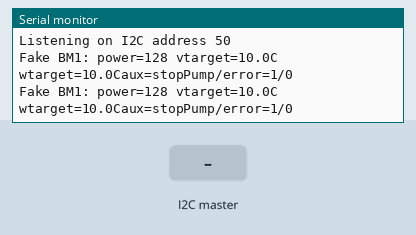
Recording of a sketch running on a simulated Arduino Nano, built with avr-gcc and run on an emulated ATmega328P. Shown: the last lines printed to the serial monitor. The inputs (shaded band) are chosen by the test bench.

Above: at 4.2 s.
4.3 s: the I2C master sends the byte 1
At 6.64 s:
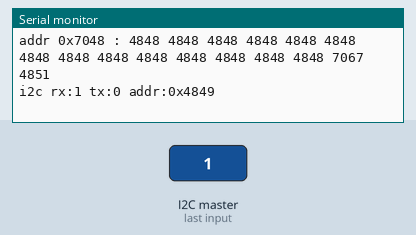
11.1 s: the I2C master sends the byte 0
At 11.68 s:
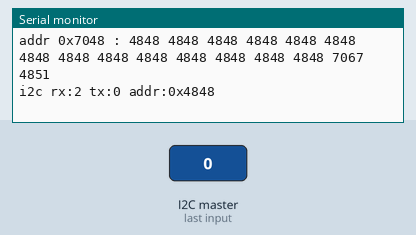
Timing chart, 0 to 14.1 s (numbered marks = the images above; inputs shaded):
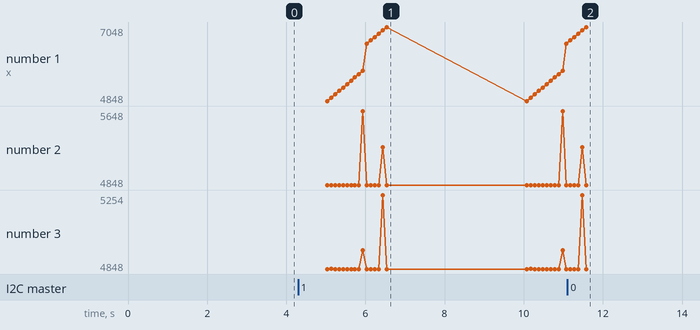

The sketch:

cerastarI2C.ino
```cpp
//
// Decoy BM1 Bus Module for Junkers Cerastar gas furnaces.
//
// Board:   Arduino Nano with ATmega328
// Serial:  9600,8,n,1
// I2C:     30 kHz, 5V, I2C Target at bus addr 0x50
//          pin 27=A4=SDA1 28=A5=SCL1
// Gas furnace mainboard conn "ST9 TA":
//          pin6(left)=SCL pin5=SDA pin4=5V pin3=GND pin2=n/a pin1=24V
// Arduino<->ST9 wiring:
//          pin 27/A4/SDA1-->ST9:pin5, pin 28/A5/SCL1-->ST9:pin6,
//          directly wired and without added pull-ups
//
// Emulates a 256-byte 30 kHz I2C RAM memory, which
// the Junkers gas furnace writes into regulary. The
// thus intercepted data allow the furnace state
// information to be logged on the serial port.
//
// Does not have CAN functionality, unlike the real BM1.
// The real BM1 board has an ancient 1990'ies NXP P80C592
// 8-bit 80C51 MCU with CAN + UART, 2 x 256-byte RAM,
// and while no internal ROM (P83C592 would have 16 kB)
// it has an external address space of 64 kB.
//
// Details: https://www.mikrocontroller.net/topic/81265
//
// A lot of code comes from Joe L.'s junkers.cpp on the forum.
//
// The I2C bus devices are:
//
//   1. I2C Target device at I2C Address 0x50,
//      with an address space that is 0...255
//   2. I2C Controller - the gas furnace
//   3. I2C Controller - the BM1 module (not present)
//
//   NB: Unclear from the forum, but the BM1 would appear
//   to pointlessly use I2C to write into its own RAM!?
//   Unless, perhaps, there is a NXP PCF8570 -like
//   256 x 8-bit static I2C RAM residing on the gas
//   furnace mainboard. Photos of BM1 do not show one,
//   but the blurry online photos of gas furnace PCB bottom
//	 layer have a 8-DIP chip that might be I2C RAM.
//
// The I2C communications protocol with the I2C RAM:
//
// - Writes into RAM are made with a multi-byte I2C write
//    [base index][byte to write to index][byte to index+1][byte to addr+2][...]
//
// - Read requests from RAM are made in two steps,
//   similar to the way that is common with I2C EEPROM's:
//    - First, I2C write of a single byte
//        [base index]
//    - Next, I2C single-byte reads, some N times
//        [byte from index] [byte from index+1] [...]
//      these data need to be Wire.write()'en
//
// RAM address space:
//
//     0x10 : bit0 = gas furnace state data valid flag (1=valid, 0=invalid)
//     0x11 : bit0 = bus module state data valid flag (1=valid, 0=invalid)
//     0x12 + 2 bytes  : unknown but always written as 0x00 0x00 0x00
//     0x20 + 12 bytes : gas furnace state data array
//     0x90 + 15 bytes : bus module state data array
//     0xE0 + 7 bytes  : magic vector 0x49 0x46 0x20 0x30 0x34 0x2e 0x30 0x30
//     0xFE + 1 bytes  : magic word 0xFC 0x03
//
// The higher-level comms sequence is:
//
//  Init
//  1. Gas furnace starts a write to RAM @ 0xFE of data [0xFC 0x03]
//  2. Gas furnace reads back (1) to see if the [0xFC 0x03] got really stored
//  3. Gas furnace writes a mystery sequence into RAM @ 0xE0, ignored
//  Periodic
//  4. Gas furnace regular writing
//     first writes its 13-byte state into RAM @ 0x20,
//     then writes 2-byte validity into    RAM @ 0x10 of data [0x01 0x00]
//  5. Bus module BM1 regular writing
//     first writes 3-byte mystery   into RAM @ 0x12 of data [0x00 0x00 0x00],
//     then writes its 16-byte state into RAM @ 0x90,
//     then writes 2-byte validity into   RAM @ 0x10 of data [0x00 0x01]
//  6. Gas furnace regular read/poll
//     reads 2-byte validity info from RAM @ 0x10 looking for [0x00 0x01],
//     if matched, reads from RAM @ 0x90 the recent 16-byte BM1 data
//  7. Bus module BM1 regular read/poll
//     reads 2-byte validity info from RAM @ 0x10 looking for [0x01 0x00],
//     if matched, reads rom RAM @ 0x20 the recent 13-byte gas furnace data
//

#include <Wire.h> // modified C:\Users\janwa\AppData\Local\Arduino15\packages\arduino\hardware\avr\1.8.6\libraries\Wire

#include "crc8.h"
#include "i2c-ramblock.h"
#include "furnace.h"

// I2C properties of our emulated 256-byte target memory
#define I2C_TARGET_ADDR 0x50
#define I2C_FREQ_HZ    30000
#define SDA_PIN  A4 //=SDA1
#define SCL_PIN  A5 //=SCL1
void i2cReqHandler(void);
void i2cReqMoreHandler(void);
void i2cRecvHandler(int);

// 256-Byte Memory Area
static volatile I2C_RAM_t shmem;
static volatile byte i2c_last_cmd_offset = 0;
static volatile byte i2c_offset = 0;
static volatile byte i2c_rx_count = 0;
static volatile byte i2c_tx_count = 0;

// Copies of key data areas of the 256-Byte memory
FurnaceState_t sampled_furnace_state;
BusmoduleState_t sampled_bm1_state;

#define SAMPLING_INTERVAL_MSEC  1000
#define REPORTING_INTERVAL_MSEC 5000
#define UPDATING_INTERVAL_MSEC  2000

static unsigned long furnace_state_time = 0;
static unsigned long prev_report_time = 0;
static unsigned long prev_update_time = 0;


////////////////////////////////////////////////////////////////////////////////////////////////
//// EMULATED I2C EEPROM/RAM
////////////////////////////////////////////////////////////////////////////////////////////////

// Handler: I2C Controller wants to read from our local 256-byte memory,
// starting from earlier-written memory offset
void i2cReqHandler(void)
{
    const byte base_addr = i2c_offset;
    const byte data = shmem.raw_data[i2c_offset];
    Wire.write(data);
    i2c_offset++;
    i2c_tx_count++;
}

// Handler: I2C Controller wants continued read from our local 256-byte memory
void i2cReqMoreHandler(void)
{
    const byte base_addr = i2c_offset;
    const byte data = shmem.raw_data[i2c_offset];
    Wire.write(data);
    i2c_offset++;
    i2c_tx_count++;
}


// Handler: I2C Controller wants to write into our local 256-byte memory,
// or prepares a subsequent read from an offset written here.
// Data are <base addr> [<data for base addr> <data for base addr+1> <...>]
void i2cRecvHandler(int nbytes)
{
    int n;
    const byte base_addr = Wire.read();

    i2c_offset = base_addr;
    i2c_last_cmd_offset = base_addr; // for debug print only
    n = 1;
    while (n < nbytes) {
        shmem.raw_data[i2c_offset] = Wire.read();
        i2c_offset++;
        n++;
    }
    i2c_rx_count += nbytes;
}


////////////////////////////////////////////////////////////////////////////////////////////////
//// SETUP
////////////////////////////////////////////////////////////////////////////////////////////////

void setup()
{
  initRamDatablock((I2C_RAM_t*)&shmem);
  initCrc8();

  Serial.begin(9600);

  Wire.begin(I2C_TARGET_ADDR);
  Wire.setClock(I2C_FREQ_HZ);

  pinMode(SDA_PIN, INPUT);
  pinMode(SCL_PIN, INPUT);
  //digitalWrite(SDA_PIN, LOW); // is supposed to disable internal pull-ups
  //digitalWrite(SCL_PIN, LOW);
  Wire.onRequest(i2cReqHandler);
  Wire.onRequestMore(i2cReqMoreHandler); // new callback for cont'd sequential data (i.e., when controller is trying to clock in more)
  Wire.onReceive(i2cRecvHandler);

  Serial.println("Junkers BM1 on-board I2C 256-byte RAM emulator");
  Serial.print("Listening on I2C address ");
  Serial.println(I2C_TARGET_ADDR, HEX);

  // Set heating defaults
  updateBusmoduleTargets(shmem, /*power:*/ 0xFF, /*vlTempC:*/10, /*wwTempC:*/10, /*stopPump:*/0x00);
}


////////////////////////////////////////////////////////////////////////////////////////////////
//// LOOP
////////////////////////////////////////////////////////////////////////////////////////////////

void loop()
{
  unsigned long t;

  delay(50);

  t = millis();

  // Check for updated info from the Junkers boiler unit
  if (shmem.fields.furnace_data_avail && (t - furnace_state_time) > SAMPLING_INTERVAL_MSEC) {

    memcpy(&sampled_furnace_state, (void*)&shmem.fields.furnace_state, sizeof(sampled_furnace_state));
    shmem.fields.furnace_data_avail = 0;  // 'ack'

    // For whatever it is worth, do as in https://www.mikrocontroller.net/attachment/590667/junkers.cpp and set these to 0:
    shmem.raw_data[0x12] = 0;
    shmem.raw_data[0x13] = 0;
    shmem.raw_data[0x14] = 0;
    shmem.raw_data[0x18] = 0;

    Serial.println(furnaceStateToStr(sampled_furnace_state));

    furnace_state_time = t;
 }

  // Regularly push out temperature setpoints into memory,
  // for the Junkers boiler to pick up sometime
  if ((t - prev_update_time) > UPDATING_INTERVAL_MSEC) {
    //updateBusmoduleTargets(shmem, /*power:*/ 0xFF, /*vlTempC:*/10, /*wwTempC:*/10, /*stopPump:*/0x00);
    updateBusmoduleTargets(shmem, /*power:*/ 128, /*vlTempC:*/10, /*wwTempC:*/10, /*stopPump:*/0x01);
    //updateBusmoduleTargets(shmem, /*power:*/ 128, /*vlTempC:*/30, /*wwTempC:*/10, /*stopPump:*/0x00);
    //updateBusmoduleTargets(shmem, /*power:*/ 128, /*vlTempC:*/50, /*wwTempC:*/10, /*stopPump:*/0x00);
    //updateBusmoduleTargets(shmem, /*power:*/ 0xFF, /*vlTempC:*/50, /*wwTempC:*/10, /*stopPump:*/0x00);
    //updateBusmoduleTargets(shmem, /*power:*/ 128, /*vlTempC:*/10, /*wwTempC:*/45, /*stopPump:*/0x00);
    memcpy(&sampled_bm1_state, (void*)&shmem.fields.bm1_state, sizeof(sampled_bm1_state));

    Serial.println(busmoduleStateToStr(sampled_bm1_state));

    prev_update_time = t;
  }

  // Regularly debug-dump the I2C statistics and last-seen Junkers and own setpoint states
  if ((t - prev_report_time) > REPORTING_INTERVAL_MSEC) {
    //Serial.println( ramDatablockStr((const I2C_RAM_t*)&shmem) );
    if (1) {
      unsigned char addr = 0, k, n;
      for (k=0; k<16; k++) {
        String s;
        s += String("addr 0x") + byte_to_hex(addr) + String(" : ");
        for (n=0; n<16; n++) {
          s += byte_to_hex(shmem.raw_data[addr]) + String(" ");
          addr++;
        }
        Serial.println(s);
      }
    }
    Serial.print("i2c rx:");
    Serial.print(i2c_rx_count, DEC);
    Serial.print(" tx:");
    Serial.print(i2c_tx_count, DEC);
    Serial.print(" addr:0x");
    Serial.println(byte_to_hex(i2c_last_cmd_offset));

    prev_report_time = t;
  }

}
```

crc8.cpp
```cpp
////////////////////////////////////////////////////////////////////////////////////////////////
//// CRC-8 CHECKSUMMING
////////////////////////////////////////////////////////////////////////////////////////////////

#include "crc8.h"

static uint8_t crc8_table[256];

void initCrc8()
{
  int i,j;
  uint8_t crc;
  for (i=0; i<256; i++) {
    crc = i;
    for (j=0; j<8; j++) {
      crc = (crc << 1) ^ ((crc & 0x80) ? 0x39 : 0);
    }
    crc8_table[i] = crc & 0xFF;
  }
}

uint8_t crc8(uint8_t crc_in, uint8_t new_value)
{
  return crc8_table[crc_in ^ new_value];
}
```

crc8.h
```cpp
#ifndef CRC8_H
#define CRC8_H

#include <Arduino.h>

void initCrc8();
uint8_t crc8(uint8_t crc_in, uint8_t new_value);

#endif
```

furnace.cpp
```cpp
#include "furnace.h"
#include "i2c-ramblock.h"
#include "crc8.h"

////////////////////////////////////////////////////////////////////////////////////////////////
//// Helper funcs
////////////////////////////////////////////////////////////////////////////////////////////////

String temperatureToStr(signed char tempC_x2)
{
  String s = String(tempC_x2 / 2);
  if (tempC_x2 & 1) {
    s += ".5C";
  } else {
    s += ".0C";
  }
  return s;
}


////////////////////////////////////////////////////////////////////////////////////////////////
//// THERMAL INFO PRETTY-PRINTING
////////////////////////////////////////////////////////////////////////////////////////////////

String furnaceStateToStr(const FurnaceState_t& s)
{
  String out = "Furnace:  ";
  out += "vmax=" + temperatureToStr(s.vlMax_x2);    // Vorlauf max limit, 0.5 degC steps
  out += " vcurr=" + temperatureToStr(s.vlTemp_x2); // Vorlauf actual
  out += " dmax=" + temperatureToStr(s.dlMax_x2);   // ???lauf
  out += " dcurr=" + temperatureToStr(s.dlTemp_x2); // ???lauf
  out += " wmax=" + temperatureToStr(s.wwMax_x2);   // Boiler max temp
  out += " wcurr=" + temperatureToStr(s.wwTemp_x2); // Boiler actual
  out += "aux=error/flame/pump/flags=";
  out += s.error; out += "/";
  out += s.flame; out += "/";
  out += s.pump; out += "/";
  out += s.flags;
  return out;
}

String busmoduleStateToStr(const BusmoduleState_t& s)
{
  String out = "Fake BM1: ";
  out += "power="; out += s.power;
  out += " vtarget=" + temperatureToStr(s.vlSet_x2); // Vorlauf setpoint, 0.5 degC steps
  out += " wtarget=" + temperatureToStr(s.wwSet_x2); // Boiler setpoint, 0.5 degC steps
  out += "aux=stopPump/error=";
  out += s.stopPump; out += "/";
  out += s.error;
  return out;
}


////////////////////////////////////////////////////////////////////////////////////////////////
//// THERMAL CONTROL
////////////////////////////////////////////////////////////////////////////////////////////////

static void s_recomputeBusmoduleDataCRC(volatile I2C_RAM_t& shmem)
{
  shmem.fields.bm1_state.checksum = 0;
  uint8_t* dd = (uint8_t*)&shmem.fields.bm1_state;
  while (dd < (uint8_t*)&shmem.fields.bm1_state.checksum) {
    shmem.fields.bm1_state.checksum = crc8(shmem.fields.bm1_state.checksum, *dd);
    dd++;
  }
}

void updateBusmoduleTargets(volatile I2C_RAM_t& shmem, unsigned char power, unsigned char vlTempC, unsigned char wwTempC, unsigned char stopPump)
{
  shmem.fields.bm1_data_avail = 0;

  shmem.fields.bm1_state.power = power;
  shmem.fields.bm1_state.vlSet_x2 = 2*vlTempC;
  shmem.fields.bm1_state.wwSet_x2 = 2*wwTempC;
  shmem.fields.bm1_state.stopPump = stopPump;
  shmem.fields.bm1_state.error = 0x00;

  shmem.fields.bm1_state.dummy1 = 1;
  shmem.fields.bm1_state.dummy2 = 1;
  shmem.fields.bm1_state.dummy4 = 0xFF; // might be Leistungsbegrenzung, but, forum, "Ich habe nur die i2c ram addressen 0x90 und 0x9e versucht [...] Aber damit kann ich die Therme nicht regeln"

  s_recomputeBusmoduleDataCRC(shmem);

  shmem.fields.bm1_data_avail = 1;
}

void furnaceStopPump(volatile I2C_RAM_t& shmem)
{
  shmem.fields.bm1_data_avail = 0;
  shmem.fields.bm1_state.stopPump = 0x01;
  s_recomputeBusmoduleDataCRC(shmem);
  shmem.fields.bm1_data_avail = 1;
}

void furnaceStartPump(volatile I2C_RAM_t& shmem)
{
  shmem.fields.bm1_data_avail = 0;
  shmem.fields.bm1_state.stopPump = 0x00;
  s_recomputeBusmoduleDataCRC(shmem);
  shmem.fields.bm1_data_avail = 1;
}

void furnaceStopHeating(volatile I2C_RAM_t& shmem)
{
  shmem.fields.bm1_data_avail = 0;
  shmem.fields.bm1_state.vlSet_x2 = 2*10;
  shmem.fields.bm1_state.wwSet_x2 = 2*10;
  s_recomputeBusmoduleDataCRC(shmem);
  shmem.fields.bm1_data_avail = 1;
}

void furnaceSetPowerlevel(volatile I2C_RAM_t& shmem, unsigned char powerLev)
{
  shmem.fields.bm1_data_avail = 0;
  shmem.fields.bm1_state.power = powerLev;
  s_recomputeBusmoduleDataCRC(shmem);
  shmem.fields.bm1_data_avail = 1;
}

void furnaceSetHeatingSetpoint(volatile I2C_RAM_t& shmem, unsigned char tempC)
{
  shmem.fields.bm1_data_avail = 0;
  shmem.fields.bm1_state.vlSet_x2 = 2*tempC;
  s_recomputeBusmoduleDataCRC(shmem);
  shmem.fields.bm1_data_avail = 1;
}

void furnaceSetHotWaterSetpoint(volatile I2C_RAM_t& shmem, unsigned char tempC)
{
  shmem.fields.bm1_data_avail = 0;
  shmem.fields.bm1_state.wwSet_x2 = 2*tempC;
  s_recomputeBusmoduleDataCRC(shmem);
  shmem.fields.bm1_data_avail = 1;
}
```

furnace.h
```cpp
#ifndef FURNACE_H
#define FURNACE_H

#include "i2c-ramblock.h"

String temperatureToStr(signed char tempC_x2);
String furnaceStateToStr(const FurnaceState_t& s);
String busmoduleStateToStr(const BusmoduleState_t& s);

void updateBusmoduleTargets(volatile I2C_RAM_t&, unsigned char power, unsigned char vlTempC, unsigned char wwTempC, unsigned char stopPump);

void furnaceStopPump(volatile I2C_RAM_t&);
void furnaceStartPump(volatile I2C_RAM_t&);
void furnaceStopHeating(volatile I2C_RAM_t&);
void furnaceSetPowerlevel(volatile I2C_RAM_t&, unsigned char powerLev);
void furnaceSetHeatingSetpoint(volatile I2C_RAM_t&, unsigned char tempC);
void furnaceSetHotWaterSetpoint(volatile I2C_RAM_t&, unsigned char tempC);

#endif
```

i2c-ramblock.cpp
```cpp
#include "i2c-ramblock.h"

String byte_to_hex(unsigned char b);

////////////////////////////////////////////////////////////////////////////////////////////////
//// EMULATED I2C EEPROM/RAM
////////////////////////////////////////////////////////////////////////////////////////////////

void initRamDatablock(I2C_RAM_t* memblk)
{
    const byte initSequence[] = { 0x49, 0x46, 0x20, 0x30, 0x34, 0x2e, 0x30, 0x30 };
    memset(memblk->raw_data, 0x00, sizeof(I2C_RAM_t));
    memcpy(memblk->fields.init_seq, initSequence, sizeof(memblk->fields.init_seq));
    memblk->fields.dev_magic = 0xFC;
    memblk->fields.dev_version = 0x03;
    memblk->fields.furnace_data_avail = 0;
    memblk->fields.bm1_data_avail = 0;
    memblk->fields.bm1_state.power = 0x80; // 0xFF is 100% so 0x80 could be ~50%
}

String ramDatablockStr(const I2C_RAM_t* memblk)
{
  String s;
  unsigned int n = 0;
  unsigned char addr = 0;
  while (n < sizeof(I2C_RAM_t)) {
    s += String("addr 0x") + byte_to_hex(addr) + String(" : ");
    for (int i = 0; i < 16 && n < sizeof(I2C_RAM_t); i++, n++, addr++) {
      s += byte_to_hex(memblk->raw_data[addr]) + String(" ");
    }
    s += "\r\n";
  }
  return s;
}

String byte_to_hex(unsigned char b)
{
  String s;
  unsigned char v = b >> 4;
  if (v > 9) {
    s += 'A' + (v-10);
  } else {
    s += '0' + v;
  }
  v = b & 0x0F;
  if (v > 9) {
    s += 'A' + (v-10);
  } else {
    s += '0' + v;
  }
  return s;
}
```

Source omitted: i2c-ramblock.h (12566 bytes)

Measured:
- after the input at 4.3 s, the serial monitor: prints a new line after 2.3 s (image 1)
- after the input at 11.1 s, the serial monitor: prints a new line after 0.58 s (image 2)
